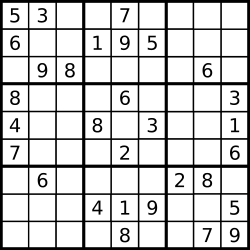
//> input picture Data/sudoku.png, 250 x 250 px
$ ./SudokuReader ../Data/sudoku.png   (built with g++ and OpenCV 4)
//> lines starting //> are read from the running program, lines starting //| are printed output that depends on the picture; after the words box and inside, x2 and y2 are one past the last pixel; in counts of white or black regions, pixels touching at a corner belong together
#include "opencv2/imgproc/imgproc.hpp"
#include "opencv2/highgui/highgui.hpp"
#include <tesseract/baseapi.h>
#include <leptonica/allheaders.h>
#include <TApplication.h>
#include <TCanvas.h>
#include <TH1F.h>
#include <getopt.h>
#include <iostream>
#include <string>

#include "CVImage.hh"
#include "ImageMoment.hh"

using namespace cv;

int main( int argc, char** argv )
{
  std::string usage =
    "\n"
    "Usage: SudokuReader <options> <image>\n"
    "\n"
    "This program reads Sudoku puzzles.\n"
    "\n"
    "\tAvailable options:\n"
    "\t -h, --help             (shows this message and exits)\n"
    "\t -c, --compare          (bool; display original image for comparison)\n"
    "\t -p, --plot-statistics  (bool; plot statistics)\n"
    "\t -s, --show-statistics  (bool; display statistics)\n"
    "\t -v, --verify           (bool; verify each entry)\n"
    ;

  static struct option longOptions[] = {
    {"help", no_argument, 0, 'h'},
    {"compare", no_argument, 0, 'c'},
    {"plot-statistics", no_argument, 0, 'p'},
    {"show-statistics", no_argument, 0, 's'},
    {"verify", no_argument, 0, 'v'},
  };

  static const char *optString = "hcpsv";

  bool compare = false;
  bool verify = false;
  bool plot_statistics = false;
  bool show_statistics = false;

  while(1) {
    char optId = getopt_long(argc, argv,optString, longOptions, NULL);
    if(optId == -1) break;
    switch(optId) {
    case('h'): // help
      std::cout<<usage<<std::endl;
      return 0;
    case('c'):
      compare = true;
      break;
    case('p'):
      plot_statistics = true;
      break;
    case('s'):
      show_statistics = true;
      break;
    case('v'):
      verify = true;
      break;
    default: // unrecognized option
      std::cout<<usage<<std::endl;
      return 1;
    }
  }

  std::string image = "Data/sudoku.png";

  if (optind != argc)
    image = argv[optind];

  /// Load an image
  Mat src = imread( image.c_str() );
//> src is the input picture: 250 rows x 250 cols, CV_8UC3; min 0, max 255, mean 206.8

  if( !src.data )
  { return -1; }

  /// Filter and find bounding contour
  Mat gray, blur, thresh;

  std::vector < std::vector<Point> > contours;

  cvtColor(src, gray, COLOR_BGR2GRAY);
  GaussianBlur(gray, blur, Size(5, 5), 2, 2);
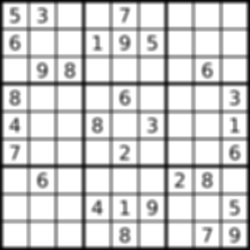
//> blur: 250 rows x 250 cols, CV_8UC1; min 1, max 255, mean 206.9
  adaptiveThreshold(blur, thresh, 255, 1, 1, 11, 2);
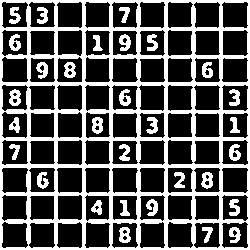
//> thresh: 250 rows x 250 cols, CV_8UC1; 33.7% white; 31 white regions
  findContours(thresh, contours, RETR_LIST, CHAIN_APPROX_SIMPLE);
//> contours = 131 contours, 10 with area under 20; largest, box (x1, y1, x2, y2) and area: (0, 0, 250, 250) 62001, (221, 1, 249, 29) 638, (221, 84, 249, 112) 634, (221, 221, 249, 249) 630, (221, 167, 249, 194) 630

  int area = 0;
  std::vector < Point > boundingContour;
  Mat filteredImage;
  for (size_t i = 0; i < contours.size(); i++)
  {
    std::vector < Point > cnt = contours[i];
    if (contourArea(cnt) > area)
    {
      area = contourArea(cnt);
      boundingContour = cnt;
      Rect rec = boundingRect(cnt);
      filteredImage = gray(rec);
    }
  }
//> this loop made 131 passes
//> (area, boundingContour, rec) on pass 131: (62001, 4 Points (x, y): [0, 0], [0, 249], [249, 249], [249, 0], Rect(0, 0, 250, 250))
//> (area, rec) on passes 2, 4, 6, 7, 10, 79: (21, Rect(232, 229, 6, 8)), (111, Rect(229, 227, 12, 16)), (134, Rect(119, 227, 12, 16)), (608, Rect(193, 222, 28, 27)), (630, Rect(221, 221, 28, 28)), (633, Rect(221, 84, 28, 28))
//> after the loop, area = 62001

  Rect boundingRec = boundingRect(boundingContour);
//> boundingRec = Rect(0, 0, 250, 250)

  if (verify)
  {
    namedWindow( "puzzle", CV_WINDOW_AUTOSIZE );
    rectangle(src,Point(boundingRec.x,boundingRec.y),Point(boundingRec.x + boundingRec.width,boundingRec.y + boundingRec.height),Scalar(0, 0, 255), 2);
    imshow( "puzzle", src );
  }

  double x_box = (boundingRec.width)/9.;
//> x_box = 27.78
  double y_box = (boundingRec.height)/9.;
//> y_box = 27.78

//> (the run ends here: the program needs code that is not available in this run, at `tesseract::TessBaseAPI *myOCR =`)

$ run again, with Data/buchstaben.png copied over Data/sudoku.png
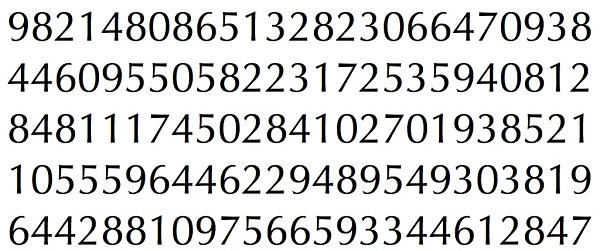
//> input picture Data/buchstaben.png, 600 x 251 px
//> src is the input picture: 251 rows x 600 cols, CV_8UC3; mean B, G, R 217.5, 217.7, 217.6
//> `adaptiveThreshold(blur, thresh, 255, 1, 1, 11, 2);`:
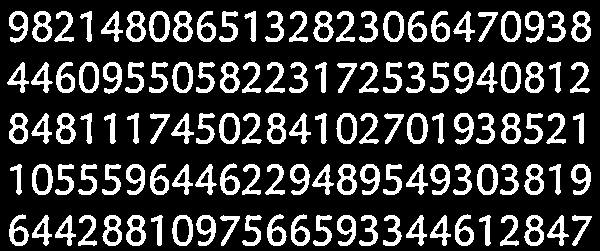
//> thresh: 251 rows x 600 cols, CV_8UC1; 21.8% white; 125 white regions
//> contours = 208 contours; largest, box (x1, y1, x2, y2) and area: (477, 164, 498, 195) 505, (219, 113, 240, 144) 505, (32, 164, 53, 195) 504, (407, 113, 428, 144) 504, (383, 11, 404, 42) 503
//> the loop `for (size_t i = 0; i < contours.size(); i++)` made 208 passes
//> (area, rec) on passes 1, 6, 15, 21, 33, 65: (119, Rect(528, 229, 13, 14)), (121, Rect(106, 229, 13, 14)), (266, Rect(176, 218, 14, 25)), (443, Rect(524, 215, 20, 31)), (501, Rect(172, 215, 21, 31)), (505, Rect(477, 164, 21, 31))
//> after the loop `for (size_t i = 0; i < contours.size(); i++)`:
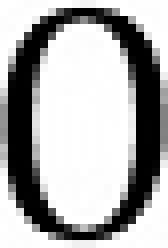
//> filteredImage: 31 rows x 21 cols, CV_8UC1 (shown 8 times larger); min 0, max 255, mean 172
//> after the loop `for (size_t i = 0; i < contours.size(); i++)`: area = 505; boundingContour = contour of 32 points, box (x1, y1, x2, y2) (477, 164, 498, 195), area 505
//> boundingRec = Rect(477, 164, 21, 31)
//> x_box = 2.33
//> y_box = 3.44

$ run again, with Data/cleanText.png copied over Data/sudoku.png
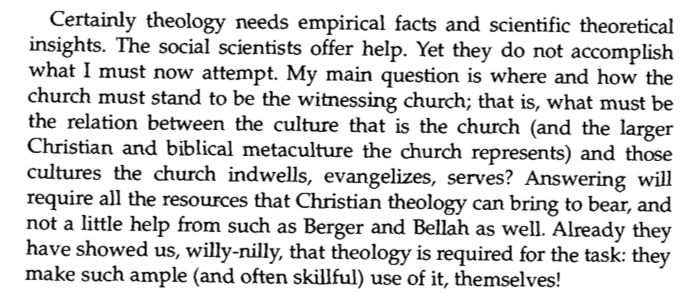
//> input picture Data/cleanText.png, 688 x 305 px
//> src is the input picture: 305 rows x 688 cols, CV_8UC3; min 0, max 255, mean 219.4
//> `GaussianBlur(gray, blur, Size(5, 5), 2, 2);`:
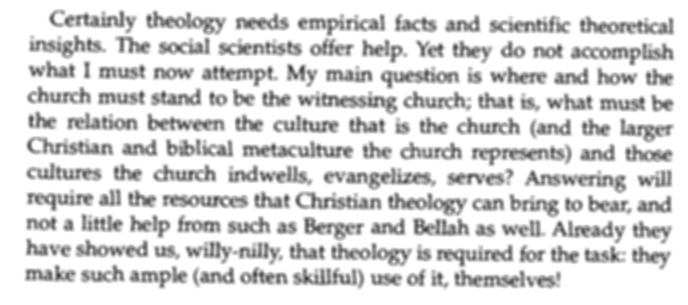
//> blur: 305 rows x 688 cols, CV_8UC1; min 58, max 255, mean 219.4
//> `adaptiveThreshold(blur, thresh, 255, 1, 1, 11, 2);`:
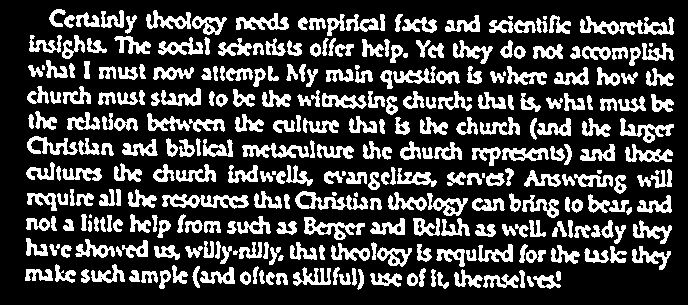
//> thresh: 305 rows x 688 cols, CV_8UC1; 25.4% white; 313 white regions (15 under 20 px)
//> contours = 421 contours, 32 with area under 20; largest, box (x1, y1, x2, y2) and area: (580, 16, 674, 35) 706, (162, 194, 249, 209) 654, (295, 191, 368, 210) 592, (304, 217, 365, 240) 516, (427, 193, 468, 216) 414
//> the loop `for (size_t i = 0; i < contours.size(); i++)` made 421 passes
//> (area, rec) on passes 1, 6, 9, 12, 32, 56, 117, 153: (44, Rect(541, 279, 11, 8)), (194, Rect(533, 275, 28, 14)), (211, Rect(483, 274, 36, 14)), (220, Rect(370, 273, 32, 14)), (270, Rect(293, 267, 38, 19)), (371, Rect(377, 247, 35, 20)), (516, Rect(304, 217, 61, 23)), (654, Rect(162, 194, 87, 15))
//> after the loop `for (size_t i = 0; i < contours.size(); i++)`: area = 705; boundingContour = contour of 203 points, box (x1, y1, x2, y2) (580, 16, 674, 35), area 706
//> boundingRec = Rect(580, 16, 94, 19)
//> x_box = 10.44
//> y_box = 2.11

$ run again, with Data/038-1.jpg saved as Data/sudoku.png
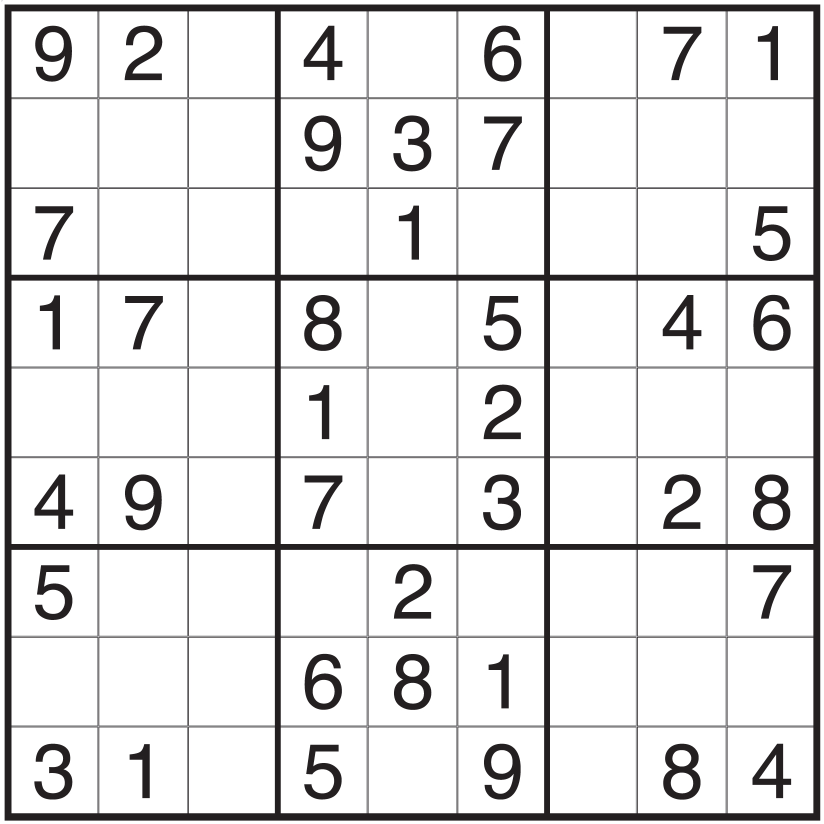
//> input picture Data/038-1.jpg, 1648 x 1648 px (shown at 1/2 size)
//> src is the input picture: 1648 rows x 1648 cols, CV_8UC3; mean B, G, R 227.6, 227.4, 227.9
//> `adaptiveThreshold(blur, thresh, 255, 1, 1, 11, 2);`:
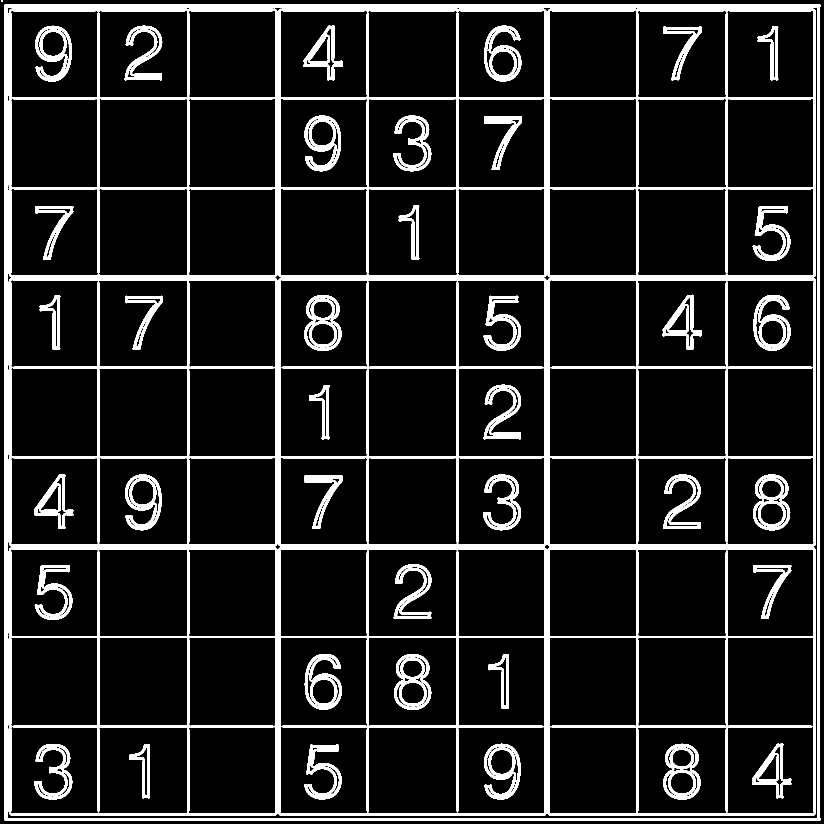
//> thresh: 1648 rows x 1648 cols, CV_8UC1 (shown at 1/2 size); 12.2% white; 41 white regions (1 under 20 px)
//> contours = 467 contours, 207 with area under 20; largest, box (x1, y1, x2, y2) and area: (9, 8, 1641, 1642) 2658547, (14, 14, 1636, 1637) 2629257, (17, 17, 1632, 1632) 2604616, (736, 1274, 914, 1453) 30988, (736, 197, 914, 376) 30988
//> the loop `for (size_t i = 0; i < contours.size(); i++)` made 467 passes
//> (area, rec) on passes 13, 14, 15, 16, 20, 21, 23, 37: (28, Rect(1372, 1586, 12, 7)), (61, Rect(975, 1575, 15, 17)), (74, Rect(614, 1573, 20, 19)), (117, Rect(74, 1567, 24, 27)), (164, Rect(1383, 1545, 13, 43)), (240, Rect(1331, 1545, 33, 49)), (1595, Rect(1340, 1544, 48, 44)), (1749, Rect(981, 1499, 45, 50))
//> after the loop `for (size_t i = 0; i < contours.size(); i++)`:
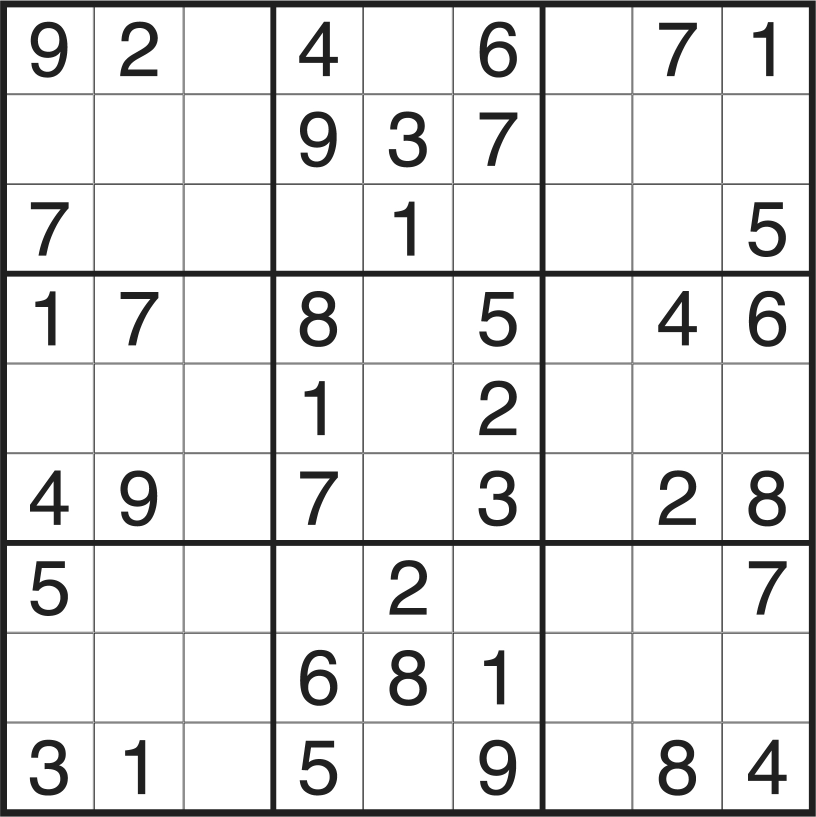
//> filteredImage: 1634 rows x 1632 cols, CV_8UC1 (shown at 1/2 size); min 30, max 255, mean 227.1
//> after the loop `for (size_t i = 0; i < contours.size(); i++)`: area = 2658547; boundingContour = 20 Points (x, y), first 12: [11, 8], [10, 9], [9, 9], [9, 1640], [10, 1641], [12, 1641], [13, 1640], [1636, 1640], [1637, 1641], [1639, 1641], [1640, 1640], [1640, 1636]
//> boundingRec = Rect(9, 8, 1632, 1634)
//> x_box = 181.3
//> y_box = 181.6
